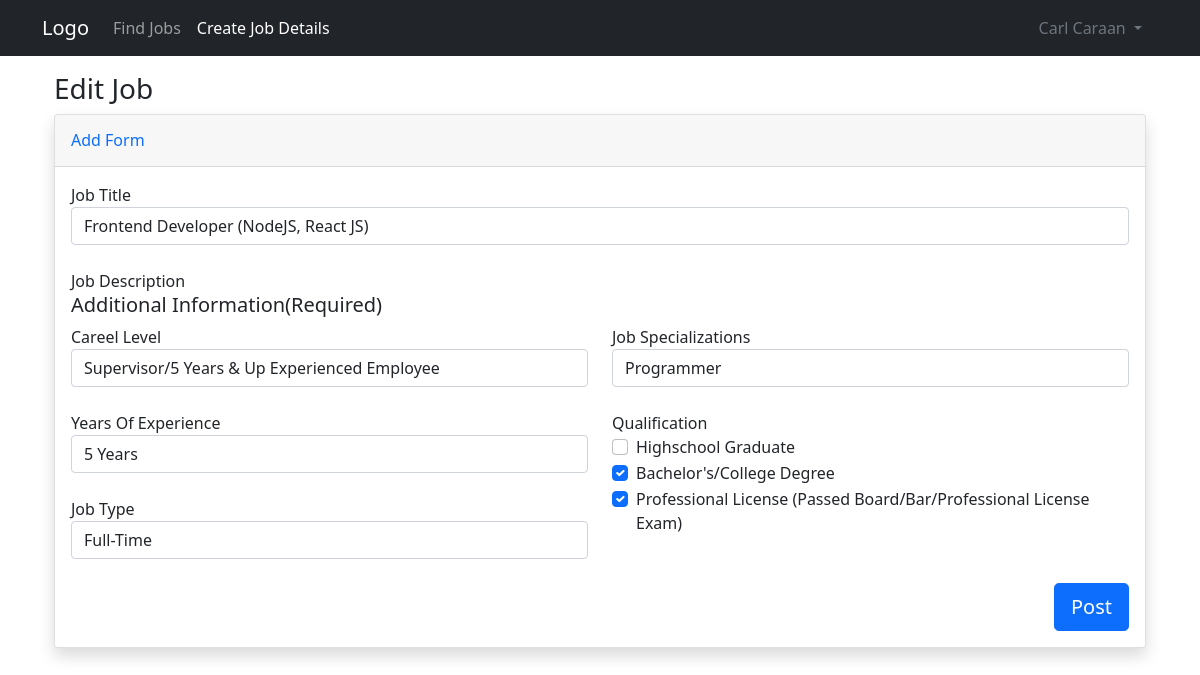
Before: /edit-post/1 (signed in) with the older database file.
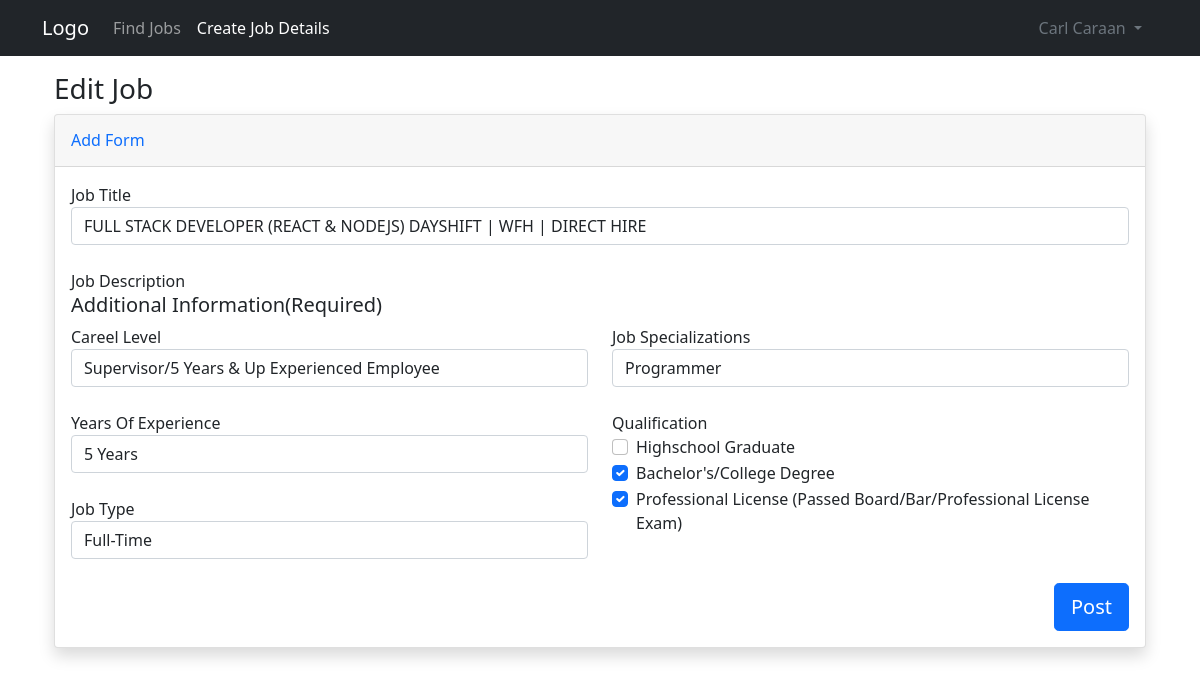
After: the same page with the newer database file.
### website/models.py (models this page shows)
class Post(db.Model):
    id = db.Column(db.Integer, primary_key=True)
    title = db.Column(db.Text, nullable=False)
    text = db.Column(db.Text, nullable=False)
    date_created = db.Column(db.DateTime(timezone=True), default=func.now())
    author = db.Column(db.Integer, db.ForeignKey('user.id', ondelete="CASCADE"), nullable="False")
    likes = db.relationship('Like', backref='post', passive_deletes="True") # relationship of user and comments
    location = db.Column(db.Text, nullable=False)
    location1 = db.Column(db.Text, nullable=False)
    level = db.Column(db.Text, nullable=False)
    experience = db.Column(db.Text, nullable=False)
    specialization = db.Column(db.Text, nullable=False)
    qualification = db.Column(db.Text, nullable=True)
    qualification1 = db.Column(db.Text, nullable=True)
    qualification2 = db.Column(db.Text, nullable=True)
    jobtype = db.Column(db.Text, nullable=False)

### website/views.py (the view, shortened to what this page needs)
@views.route("/edit-post/<post_id>", methods=['GET', 'POST'])
@login_required
def user_post_edit(post_id):
    post = Post.query.get_or_404(post_id)
    return render_template("user/post/edit_post.html", post=post, user=current_user)

### website/__init__.py (called while the page is built)
def create_app():
    app = Flask(__name__)
    app.config['SECRET_KEY'] = "helloworld"
    app.config['SQLALCHEMY_DATABASE_URI'] = f'sqlite:///{DB_NAME}'
    app.config['SQLALCHEMY_TRACK_MODIFICATIONS'] = True
    db.init_app(app)
    from .views import views
    from .auth import auth
    app.register_blueprint(views, url_prefix="/")
    app.register_blueprint(auth, url_prefix="/")
    from .models import User, Post
    create_database(app)
    login_manager = LoginManager()
    login_manager.login_view = "auth.login"
    login_manager.init_app(app)
    @login_manager.user_loader
    def load_user(id):
        return User.query.get(int(id))
    return app

### website/templates/user/post/edit_post.html (shortened to what the changed rows need)
{% extends "base.html" %}
{% set active_page = "add_post" %}
{% block content %}
<div class="container-fluid">
    <h1 class="h3 mb-2 text-gray-800">Edit Job</h1>
    <div class="card shadow mb-4">
        <div class="card-body">
            <form action="" method="POST">
                <label for="title">Job Title</label>
                <input class="form-control" type="text" id="title" name="title" placeholder="Job Title" value="{{ post.title }}"><br>
                <label for="text">Job Description</label>
                <trix-editor input="text" cols="30" rows="100"></trix-editor><br>
                <h5>Additional Information(Required)</h5>
                <div class="row">
                    <div class="col-md-6">
                        <br>
                        <br>
                        <br>
                    </div>
                    <div class="col-md-6">
                        <label for="">Job Specializations</label>
                        <input class="form-control" type="text" name="specialization"
                            placeholder="Job Specializations (please specify)" value="{{ post.specialization }}"><br>
                        <label for="">Qualification</label>
                        <div class="form-check">
                            <input class="form-check-input" type="checkbox" value="Highschool Graduate" name="qualification"
                                id="qualification" onclick="getQualification()" {{ 'checked' if post.qualification == 'Highschool Graduate' else ''}}>
                            <label class="form-check-label" for="qualification">
                            </label>
                        </div>
                        <div class="form-check">
                            <input class="form-check-input" type="checkbox" value="Bachelor's/College Degree"
                                name="qualification1" id="qualification1" onclick="getQualification1()" {{ 'checked' if post.qualification1 == "Bachelor's/College Degree" else ''}}>
                            <label class="form-check-label" for="qualification1">
                            </label>
                        </div>
                        <div class="form-check">
                            <input class="form-check-input" type="checkbox"
                                value="Professional License (Passed Board/Bar/Professional License Exam)"
                                name="qualification2" id="qualification2" onclick="getQualification2()" {{ 'checked' if post.qualification2 == 'Professional License (Passed Board/Bar/Professional License Exam)' else ''}}>
                            <label class="form-check-label" for="qualification2">
                            </label>
                        </div><br>
                    </div>
                </div>
                <div>
                    <button class="btn btn-lg btn-primary float-end" onclick="getHidden()">Post</button>
                </div>
            </form>
        </div>
    </div>
</div>
{% endblock %}

Changed rows visible on the page:
changed Post "Programmer": title "Frontend Developer (NodeJS, React JS)" → "FULL STACK DEVELOPER (REACT & NODEJS) DAYSHIFT | WFH | DIRECT HIRE"
